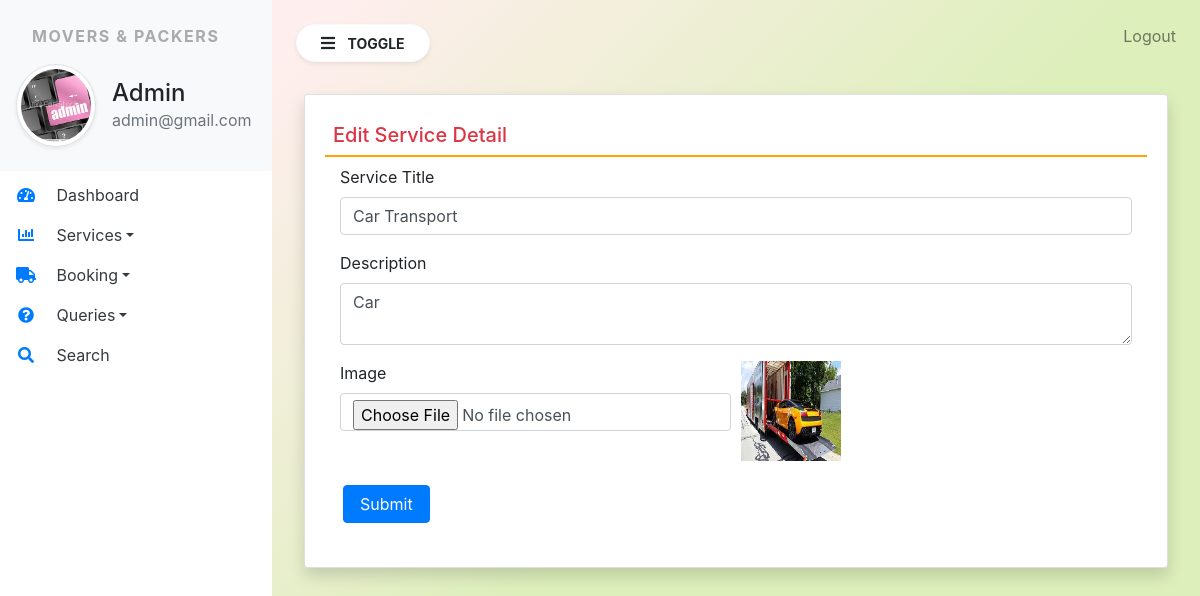
/edit_service/4 (signed in), run on the app's committed database.
### moverspackers/models.py (models this page shows, shortened)
class Services(models.Model):
    title = models.CharField(max_length=200,null=True)
    description = models.CharField(max_length=5000,null=True)
    image = models.FileField(null=True)
    creationdate = models.DateTimeField(auto_now_add=True)

### moverspackers/views.py (the view, shortened to what this page needs)
# urls.py: path('edit_service/<int:pid>',edit_service,name="edit_service"),
def edit_service(request,pid):
    if not request.user.is_authenticated:
        return redirect('admin_login')
    error = ""
    service = Services.objects.get(id = pid)
    return render(request,'edit_service.html',locals())

### moverspackers/templates/edit_service.html (shortened to what this page needs)
{% extends 'admin_base.html' %}
{% block main %}
<div class="card shadow m-2">
    <div class="card-body">
        <h5 class="p-2 text-danger" style="border-bottom: 2px solid orange;">Edit Service Detail</h5>
        <div class="container-fluid">
            <form  method="post" enctype="multipart/form-data">
                <div class="form-row">
                    <div class="col-sm-12">
                        <div class="form-group">
                            <label>Service Title</label>
                            <input type="text" name="servicetitle" class="form-control" placeholder="Service Title" value="{{service.title}}">
                        </div>
                    </div>
                    <div class="col-sm-12">
                        <div class="form-group">
                            <label>Description</label>
                            <textarea name="description" class="form-control" placeholder="Description">{{service.description}}</textarea>
                        </div>
                    </div>
                    <div class="col-sm-6">
                        <div class="form-group">
                            <label>Image</label>
                            <input type="file" name="image" class="form-control">
                        </div>
                    </div>
                    <div class="col-sm-6">
                        <div class="form-group">
                            <img src="{{service.image.url}}" height="100" width="100">
                        </div>
                    </div>
                    <input type="submit" value="Submit" class="m-2 px-3 btn btn-primary">
                </div>
            </form>
        </div>
    </div>
</div>
{% endblock %}

### moverspackers/templates/admin_base.html (shortened to what this page needs)
{% load static %}
<html>
<head>
  <link rel="stylesheet" href="https://cdn.jsdelivr.net/npm/bootstrap@4.6.1/dist/css/bootstrap.min.css">
  <link rel="stylesheet" href="{% static 'css/sidebar.css' %}">
  <link rel="stylesheet" href="https://use.fontawesome.com/releases/v5.7.0/css/all.css">
<link rel="stylesheet" href="https://cdn.datatables.net/1.11.4/css/jquery.dataTables.min.css">
<link rel="stylesheet" href="https://cdn.datatables.net/buttons/2.2.2/css/buttons.dataTables.min.css">
</head>
<body>
    <div class="bg-white vertical-nav" id="sidebar">
        <div class="bg-light py-4 px-3 mb-1">
            <p class="font-weight-bold text-uppercase px-3 sidebar-title">Movers & Packers</p>
            <div class="media d-flex align-items-center">
                <img src="{% static 'images/admin.jpg' %}" alt="" width="80px" height="80px" class="mr-3 rounded-circle img-thumbnail shadow-sm">
                <div class="media-body">
                    <h4 class="mb-0">Admin</h4>
                    <p class="text-muted mb-0">{{request.user.email}}</p>
                </div>
            </div>
        </div>
        <ul class="nav flex-column bg-white">
            <li class="nav-item">
                <a href="{% url 'admin_home' %}" class="nav-link text-dark bg-white">
                    <i class="fas fa-tachometer-alt fa-fw mr-3 text-primary"></i>
                    Dashboard</a>
            </li>
            <li class="nav-item dropdown">
                <a href="#" class="dropdown-toggle nav-link text-dark bg-white" id='navbardrop' data-toggle='dropdown'>
                    <i class="fas fa-chart-bar fa-fw mr-3 text-primary"></i>
                    Services</a>
            </li>
            <li class="nav-item dropdown">
                <a href="#" class="dropdown-toggle nav-link text-dark bg-white" id='navbardrop' data-toggle='dropdown'>
                    <i class="fas fa-truck fa-fw mr-3 text-primary"></i>
                    Booking</a>
            </li>
            <li class="nav-item dropdown">
                <a href="#" class="dropdown-toggle nav-link text-dark bg-white" id='navbardrop' data-toggle='dropdown'>
                    <i class="fas fa-question-circle fa-fw mr-3 text-primary"></i>
                    Queries</a>
            </li>
            <li class="nav-item">
                <a href="{% url 'search' %}" class="nav-link text-dark bg-white">
                    <i class="fa fa-search fa-fw mr-3 text-primary"></i>
                    Search</a>
            </li>
        </ul>
    </div>
    <div class="page-content p-4" id="content">
        <a href="{% url 'logout' %}" title="logout" class="text-black-50 float-right">Logout</a>
        <button id="sidebarCollapse" type="button" class="btn btn-light bg-white rounded-pill shadow-sm px-4 mb-4">
            <i class="fas fa-bars mr-2"></i>
            <small class="text-uppercase font-weight-bold">Toggle</small></button>
        {% block main %}
        {% endblock %}
    </div>
</body>
</html>

### moverspackers/static/css/sidebar.css (style rules this page uses)
.sidebar-title { letter-spacing: 0.1em; color: #aaa; }
body { background-image: linear-gradient(135.9deg,rgb(255, 238, 238) 16.4%,rgba(221, 239, 187, 1) 56.1%); min-height: 100vh; }
.vertical-nav { min-width: 17rem; width: 17rem; height: 100vh; position: fixed; top: 0; left: 0; transition: all 0.4s; }
.page-content { width: calc(100%-17rem); margin-left: 17rem; transition: all 0.4s; }

### data on the page
Services: servicetitle "Car Transport", description "Car", image (picture)

### other printed values
{{ request.user.email }} "admin@gmail.com"
